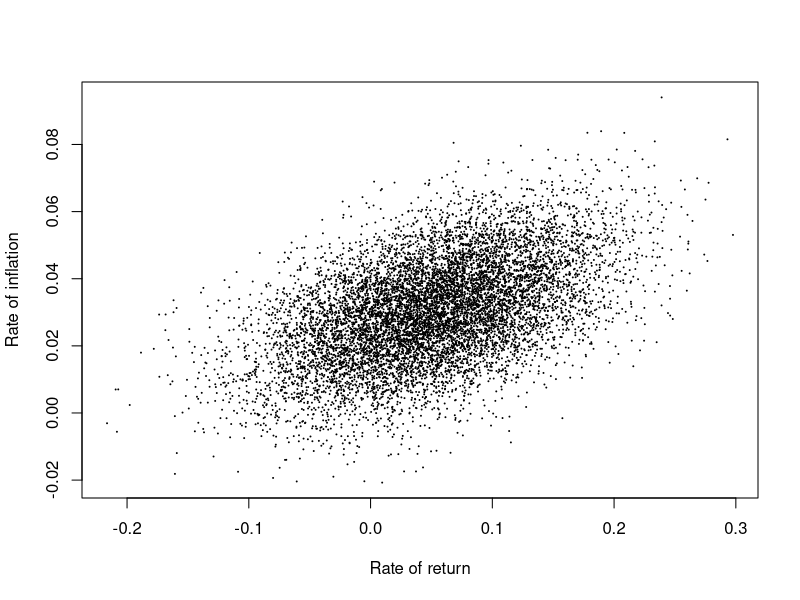
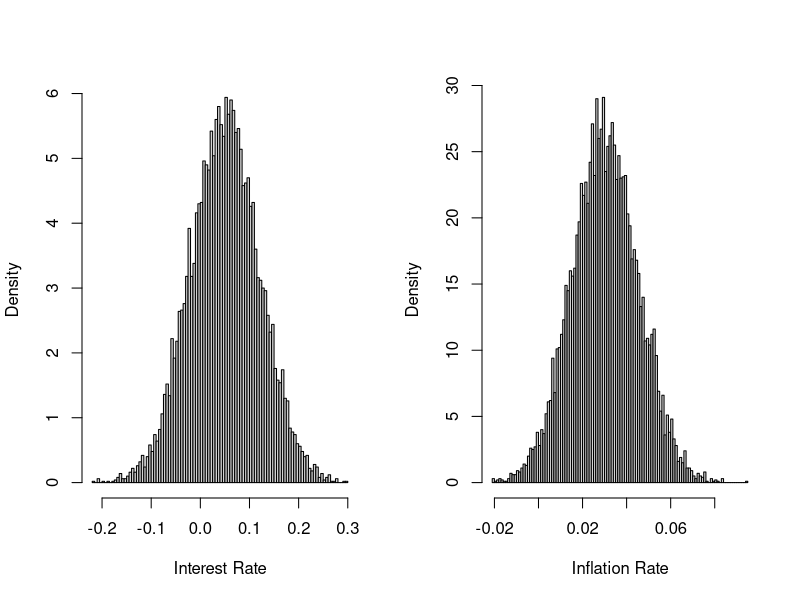

Recreate these plots in R, in order.
## ---- chunk 1

library(knitr)

knitr::opts_chunk$set(cache = FALSE)

set.seed(10)

## ---- chunk 2

library(MASS)

DrawRates = function(n, int, int.sd, inf, inf.sd, rho.rates) {

  covar = rho.rates * int.sd * inf.sd
  Sigma <- matrix(c(int.sd^2, covar, covar, inf.sd^2), 2, 2)
  mu = c(int, inf)
  x = (mvrnorm(n = n, mu = mu, Sigma))
  return(x)

  }

x = DrawRates(n = 10000, int = .05, int.sd = .07, inf = .03, inf.sd = .015, rho.rates = .5)

plot(x[,1], x[,2], pch = 19, cex = .05, xlab = "Rate of return", ylab = "Rate of inflation")
## ---- chunk 3

par(mfrow= c(1, 2))

hist(x[,1], xlab = "Interest Rate", main = "", freq = FALSE, breaks = 100)

hist(x[,2], xlab = "Inflation Rate", main = "", freq = FALSE, breaks = 100)
